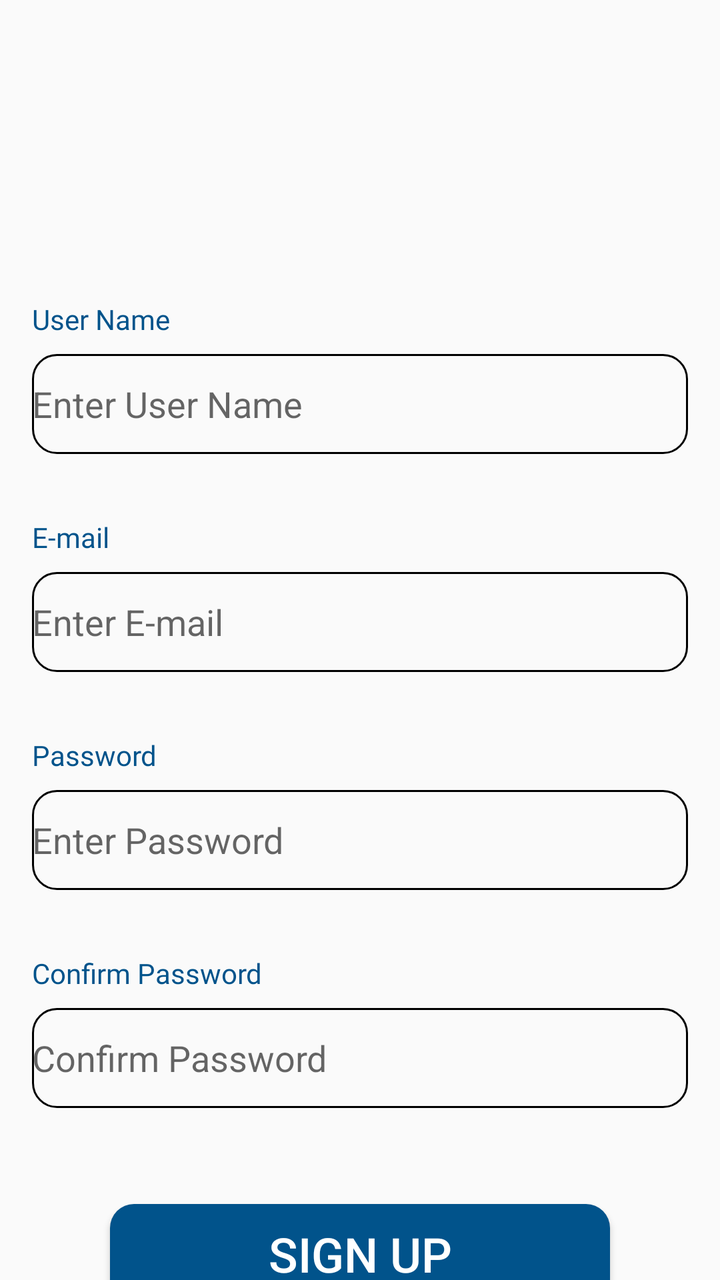
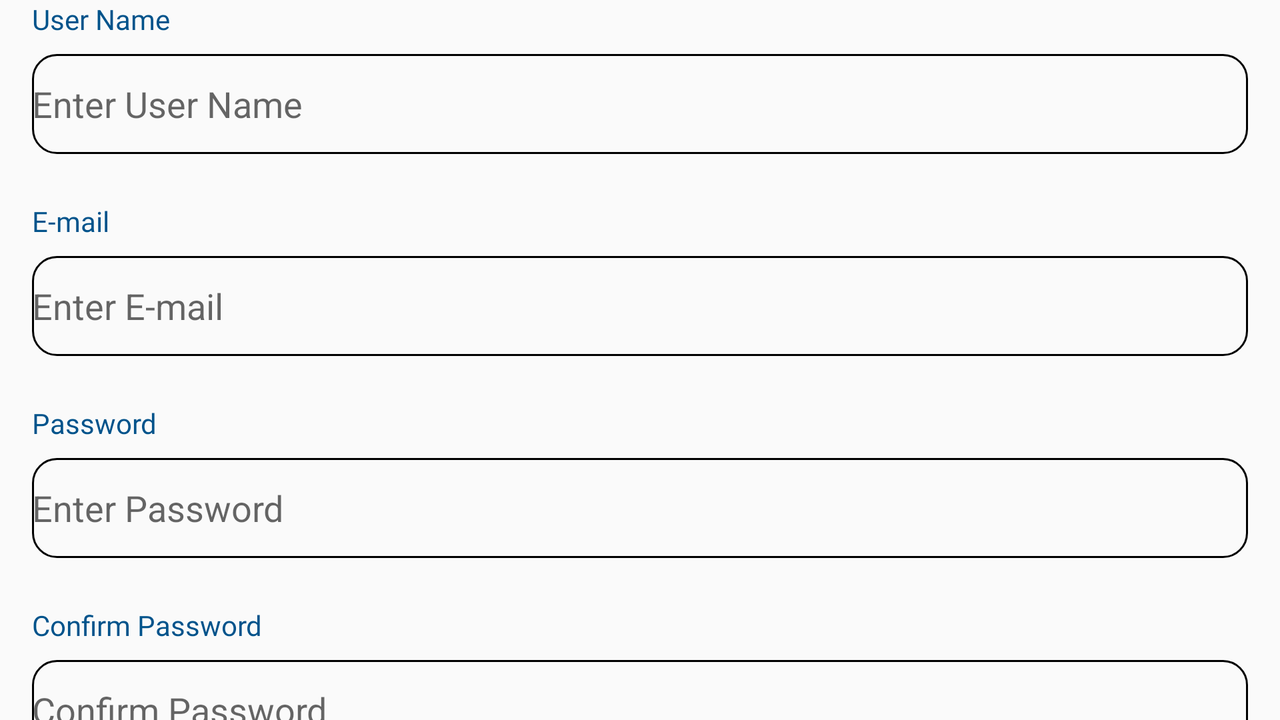

An Android layout and its configuration variant, each rendered on a device that would load it. The default file and the variant file are quoted in full after the pictures.
<!-- AndroidManifest.xml: application theme Theme.MealMate -->
<!-- res/layout/fragment_registration.xml -->
<?xml version="1.0" encoding="utf-8"?>
<androidx.constraintlayout.widget.ConstraintLayout xmlns:android="http://schemas.android.com/apk/res/android"
    xmlns:tools="http://schemas.android.com/tools"
    android:layout_width="match_parent"
    android:layout_height="match_parent"
    xmlns:app="http://schemas.android.com/apk/res-auto"
    tools:context=".registration.Registration"
    android:backgroundTint="@color/white">

    <TextView
        android:id="@+id/tvUserName"
        android:layout_width="wrap_content"
        android:layout_height="wrap_content"
        android:text="@string/user_name"
        android:fontFamily="@font/roboto_regular"
        app:layout_constraintStart_toStartOf="parent"
        app:layout_constraintTop_toTopOf="parent"
        android:layout_marginTop="150dp"
        android:layout_marginStart="16dp"
        android:textColor="@color/medium_electric_blue"

        />

    <EditText
        android:id="@+id/etUserName"
        android:layout_width="match_parent"
        android:layout_height="50dp"
        app:layout_constraintTop_toBottomOf="@+id/tvUserName"
        app:layout_constraintEnd_toEndOf="parent"
        app:layout_constraintStart_toStartOf="parent"
        android:autofillHints="username"
        android:inputType="text"
        android:hint="@string/hint_user_name"
        android:layout_marginEnd="16dp"
        android:layout_marginStart="16dp"
        android:layout_marginTop="8dp"
        android:background="@drawable/et_shape"

        />

    <TextView
        android:id="@+id/tvEmail"
        android:layout_width="wrap_content"
        android:layout_height="wrap_content"
        android:text="@string/e_mail"
        app:layout_constraintTop_toBottomOf="@+id/etUserName"
        app:layout_constraintStart_toStartOf="parent"
        android:layout_marginTop="32dp"
        android:layout_marginStart="16dp"
        android:fontFamily="@font/roboto_regular"

        android:textColor="@color/medium_electric_blue"/>

    <EditText
        android:id="@+id/etEmail"
        android:layout_width="match_parent"
        android:layout_height="50dp"
        app:layout_constraintTop_toBottomOf="@+id/tvEmail"
        app:layout_constraintStart_toStartOf="parent"
        app:layout_constraintEnd_toEndOf="parent"
        android:autofillHints="e-mail"
        android:inputType="textEmailAddress"
        android:layout_marginEnd="16dp"
        android:layout_marginStart="16dp"
        android:hint="@string/hint_e_mail"
        android:background="@drawable/et_shape"
        android:layout_marginTop="8dp"

        />

    <TextView
        android:id="@+id/tvPass"
        android:layout_width="wrap_content"
        android:layout_height="wrap_content"
        android:text="@string/password"
        app:layout_constraintTop_toBottomOf="@id/etEmail"
        android:layout_marginTop="32dp"
        app:layout_constraintStart_toStartOf="parent"
        android:layout_marginStart="16dp"
        android:fontFamily="@font/roboto_regular"

        android:textColor="@color/medium_electric_blue"/>

    <EditText
        android:id="@+id/etPass"
        android:layout_width="match_parent"
        android:layout_height="50dp"
        app:layout_constraintTop_toBottomOf="@id/tvPass"
        app:layout_constraintEnd_toEndOf="parent"
        app:layout_constraintStart_toStartOf="parent"
        android:inputType="textPassword"
        android:autofillHints="password"
        android:layout_marginEnd="16dp"
        android:layout_marginStart="16dp"
        android:hint="@string/hint_password"
        android:background="@drawable/et_shape"
        android:layout_marginTop="8dp"


        />

    <TextView
        android:id="@+id/tvConfirmPass"
        android:layout_width="wrap_content"
        android:layout_height="wrap_content"
        app:layout_constraintTop_toBottomOf="@id/etPass"
        android:text="@string/confirm_password"
        app:layout_constraintStart_toStartOf="parent"
        android:layout_marginTop="32dp"
        android:layout_marginStart="16dp"
        android:fontFamily="@font/roboto_regular"

        android:textColor="@color/medium_electric_blue"/>

    <EditText
        android:id="@+id/etConfirmPass"
        android:layout_width="match_parent"
        android:layout_height="50dp"
        app:layout_constraintTop_toBottomOf="@id/tvConfirmPass"
        app:layout_constraintStart_toStartOf="parent"
        app:layout_constraintEnd_toEndOf="parent"
        android:inputType="textPassword"
        android:autofillHints="confirm password"
        android:layout_marginEnd="16dp"
        android:layout_marginStart="16dp"
        android:hint="@string/confirm_password"
        android:background="@drawable/et_shape"
        android:layout_marginTop="8dp"

        />

    <Button
        android:id="@+id/btnSignUp"
        android:layout_width="250dp"
        android:layout_height="50dp"
        app:layout_constraintTop_toBottomOf="@+id/etConfirmPass"
        app:layout_constraintEnd_toEndOf="parent"
        app:layout_constraintStart_toStartOf="parent"
        android:layout_marginTop="48dp"
        android:text="@string/sign_up"
        android:textSize="24sp"
        android:background="@drawable/btn_shape_round"
        android:textColor="@color/white"/>

    <ProgressBar
        android:id="@+id/progressBarReg"
        android:layout_width="wrap_content"
        android:layout_height="wrap_content"
        android:visibility="gone"
        app:layout_constraintStart_toStartOf="parent"
        app:layout_constraintEnd_toEndOf="parent"
        app:layout_constraintBottom_toBottomOf="parent"
        app:layout_constraintTop_toTopOf="parent"
        />




</androidx.constraintlayout.widget.ConstraintLayout>
<!-- resources referenced by this layout -->
<resources>
  <color name="medium_electric_blue">#01538B</color>
  <color name="white">#FFFFFFFF</color>
  <!-- drawable btn_shape_round (drawable) -->
  <?xml version="1.0" encoding="utf-8"?>
  <shape xmlns:android="http://schemas.android.com/apk/res/android"
      android:padding="16dp"
      android:shape="rectangle">
      <solid android:color="@color/medium_electric_blue" />
      <corners android:radius="12dp" />
  </shape>
  <!-- drawable et_shape (drawable) -->
  <?xml version="1.0" encoding="utf-8"?>
  <shape xmlns:android="http://schemas.android.com/apk/res/android"
      android:padding="16dp"
      android:shape="rectangle">
      <stroke android:width="1dp"
          android:color="@color/black"/>
      <corners android:radius="12dp" />
      <size
          android:width="200dp"
          android:height="120dp" />
  </shape>
  <string name="confirm_password">Confirm Password</string>
  <string name="e_mail">E-mail</string>
  <string name="hint_e_mail">Enter E-mail</string>
  <string name="hint_password">Enter Password</string>
  <string name="hint_user_name">Enter User Name</string>
  <string name="password">Password</string>
  <string name="sign_up">Sign UP</string>
  <string name="user_name">User Name</string>
  <style name="Theme.MealMate" parent="Base.Theme.MealMate" />
  <color name="black">#FF000000</color>
  <style name="Base.Theme.MealMate" parent="Theme.AppCompat.Light.NoActionBar">
           Customize your light theme here.
  
  
  
      </style>
</resources>
<!-- res/layout-land/fragment_registration.xml (the repository's variant of the layout above) -->
<!-- drawn on the phone turned sideways -->
<?xml version="1.0" encoding="utf-8"?>
<androidx.constraintlayout.widget.ConstraintLayout
    xmlns:android="http://schemas.android.com/apk/res/android"
    xmlns:tools="http://schemas.android.com/tools"
    android:layout_width="match_parent"
    android:layout_height="match_parent"
    xmlns:app="http://schemas.android.com/apk/res-auto"
    tools:context=".registration.Registration"
    android:backgroundTint="@color/white">

    <TextView
        android:id="@+id/tvUserName"
        android:layout_width="wrap_content"
        android:layout_height="wrap_content"
        android:text="@string/user_name"
        android:fontFamily="@font/roboto_regular"
        app:layout_constraintStart_toStartOf="parent"
        app:layout_constraintTop_toTopOf="parent"
        android:layout_marginStart="16dp"
        android:textColor="@color/medium_electric_blue" />

    <EditText
        android:id="@+id/etUserName"
        android:layout_width="0dp"
        android:layout_height="50dp"
        app:layout_constraintTop_toBottomOf="@id/tvUserName"
        app:layout_constraintEnd_toEndOf="parent"
        app:layout_constraintStart_toStartOf="parent"
        android:autofillHints="username"
        android:inputType="text"
        android:hint="@string/hint_user_name"
        android:layout_marginEnd="16dp"
        android:layout_marginStart="16dp"
        android:layout_marginTop="8dp"
        android:background="@drawable/et_shape" />

    <TextView
        android:id="@+id/tvEmail"
        android:layout_width="wrap_content"
        android:layout_height="wrap_content"
        android:text="@string/e_mail"
        app:layout_constraintTop_toBottomOf="@+id/etUserName"
        app:layout_constraintStart_toStartOf="parent"
        android:layout_marginTop="24dp"
        android:layout_marginStart="16dp"
        android:fontFamily="@font/roboto_regular"
        android:textColor="@color/medium_electric_blue" />

    <EditText
        android:id="@+id/etEmail"
        android:layout_width="0dp"
        android:layout_height="50dp"
        app:layout_constraintTop_toBottomOf="@+id/tvEmail"
        app:layout_constraintStart_toStartOf="parent"
        app:layout_constraintEnd_toEndOf="parent"
        android:autofillHints="e-mail"
        android:inputType="textEmailAddress"
        android:layout_marginEnd="16dp"
        android:layout_marginStart="16dp"
        android:hint="@string/hint_e_mail"
        android:background="@drawable/et_shape"
        android:layout_marginTop="8dp" />

    <TextView
        android:id="@+id/tvPass"
        android:layout_width="wrap_content"
        android:layout_height="wrap_content"
        android:text="@string/password"
        app:layout_constraintTop_toBottomOf="@id/etEmail"
        android:layout_marginTop="24dp"
        app:layout_constraintStart_toStartOf="parent"
        android:layout_marginStart="16dp"
        android:fontFamily="@font/roboto_regular"
        android:textColor="@color/medium_electric_blue" />

    <EditText
        android:id="@+id/etPass"
        android:layout_width="0dp"
        android:layout_height="50dp"
        app:layout_constraintTop_toBottomOf="@id/tvPass"
        app:layout_constraintEnd_toEndOf="parent"
        app:layout_constraintStart_toStartOf="parent"
        android:inputType="textPassword"
        android:autofillHints="password"
        android:layout_marginEnd="16dp"
        android:layout_marginStart="16dp"
        android:hint="@string/hint_password"
        android:background="@drawable/et_shape"
        android:layout_marginTop="8dp" />

    <TextView
        android:id="@+id/tvConfirmPass"
        android:layout_width="wrap_content"
        android:layout_height="wrap_content"
        android:text="@string/confirm_password"
        app:layout_constraintTop_toBottomOf="@id/etPass"
        android:layout_marginTop="24dp"
        app:layout_constraintStart_toStartOf="parent"
        android:layout_marginStart="16dp"
        android:fontFamily="@font/roboto_regular"
        android:textColor="@color/medium_electric_blue" />

    <EditText
        android:id="@+id/etConfirmPass"
        android:layout_width="0dp"
        android:layout_height="50dp"
        app:layout_constraintTop_toBottomOf="@id/tvConfirmPass"
        app:layout_constraintStart_toStartOf="parent"
        app:layout_constraintEnd_toEndOf="parent"
        android:inputType="textPassword"
        android:autofillHints="confirm password"
        android:layout_marginEnd="16dp"
        android:layout_marginStart="16dp"
        android:hint="@string/confirm_password"
        android:background="@drawable/et_shape"
        android:layout_marginTop="8dp" />

    <Button
        android:id="@+id/btnSignUp"
        android:layout_width="250dp"
        android:layout_height="50dp"
        app:layout_constraintTop_toBottomOf="@+id/etConfirmPass"
        app:layout_constraintEnd_toEndOf="parent"
        app:layout_constraintStart_toStartOf="parent"
        android:layout_marginTop="48dp"
        android:text="@string/sign_up"
        android:textSize="24sp"
        android:background="@drawable/btn_shape_round"
        android:textColor="@color/white" />

    <ProgressBar
        android:id="@+id/progressBarReg"
        android:layout_width="wrap_content"
        android:layout_height="wrap_content"
        android:visibility="gone"
        app:layout_constraintStart_toStartOf="parent"
        app:layout_constraintEnd_toEndOf="parent"
        app:layout_constraintBottom_toBottomOf="parent"
        app:layout_constraintTop_toTopOf="parent" />

</androidx.constraintlayout.widget.ConstraintLayout>
